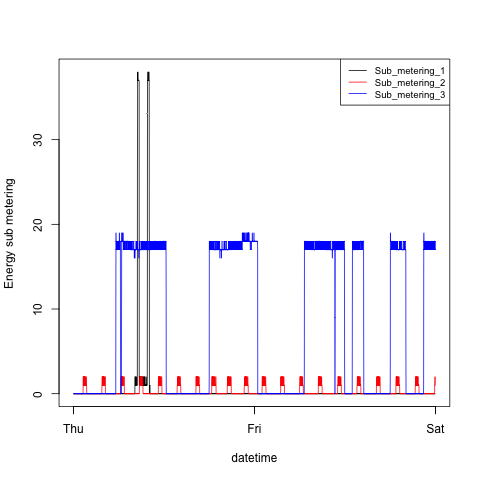

Source code (R):
# source("download_data.R")

print("Plotting data to file plot3.png")
png("plot3.png")
source("plotting.R")
plot3(subData)
dev.off()